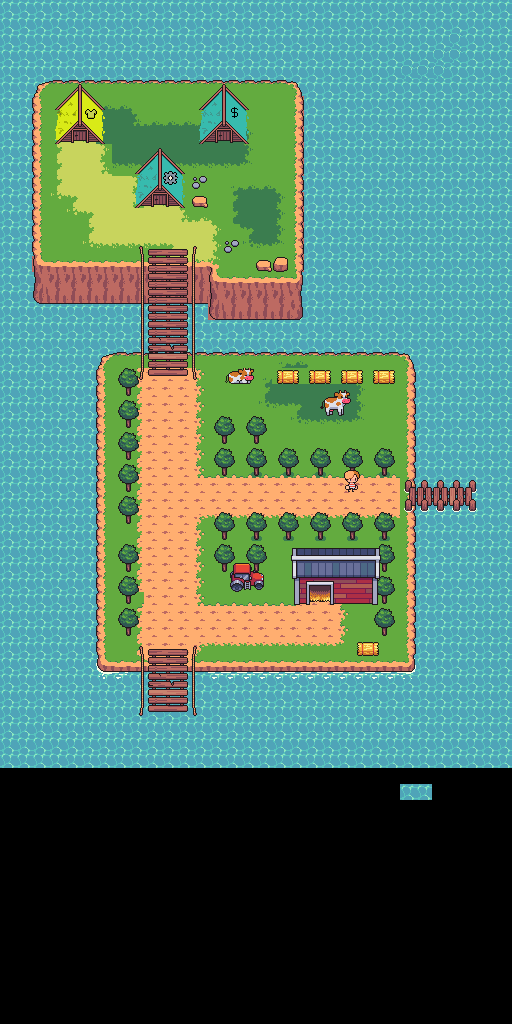

Rendered tile map (Tiled .tmx) drawn with the repository's tilesets; below, a short description and the map source with its tile grids summarised:
An orthogonal 32x64 tile map with 16x16 px tiles, 6 tile layers (water, Ground, path, trees, ...), 14 tilesets.

<map version="1.10" tiledversion="1.12.2" orientation="orthogonal" renderorder="right-down" width="32" height="64" tilewidth="16" tileheight="16" infinite="0" nextlayerid="7" nextobjectid="1">
 <tileset firstgid="1" source="Ground.tsx" />
 <tileset firstgid="161" source="Bridge.tsx" />
 <tileset firstgid="245" source="oda.tsx" />
 <tileset firstgid="605" source="Water.tsx" />
 <tileset firstgid="625" source="Tree_oak.tsx" />
 <tileset firstgid="637" source="barn.tsx" />
 <tileset firstgid="685" source="tent.tsx" />
 <tileset firstgid="717" source="Cow_brownwhite.tsx" />
 <tileset firstgid="797" source="farm_deco.tsx" />
 <tileset firstgid="829" source="Grounddecor.tsx" />
 <tileset firstgid="849" source="sand.tsx" />
 <tileset firstgid="957" source="grant_software.tsx" />
 <tileset firstgid="989" source="shop_merch.tsx" />
 <tileset firstgid="1021" source="tent_hardwae.tsx" />
 <layer id="4" name="water" width="32" height="64">
  <data>[2048 cells, 1538 non-empty, 3 distinct tile ids]</data>
 </layer>
 <layer id="2" name="Ground" width="32" height="64">
  <data>[2048 cells, 643 non-empty, 22 distinct tile ids]</data>
 </layer>
 <layer id="6" name="path" width="32" height="64">
  <data>[2048 cells, 338 non-empty, 46 distinct tile ids]</data>
 </layer>
 <layer id="5" name="trees" width="32" height="64">
  <data>[2048 cells, 92 non-empty, 8 distinct tile ids]</data>
 </layer>
 <layer id="3" name="Buildings" width="32" height="64">
  <data>[2048 cells, 76 non-empty, 76 distinct tile ids]</data>
 </layer>
 <layer id="1" name="Bridge" width="32" height="64">
  <data>[2048 cells, 138 non-empty, 49 distinct tile ids]</data>
 </layer>
</map>
